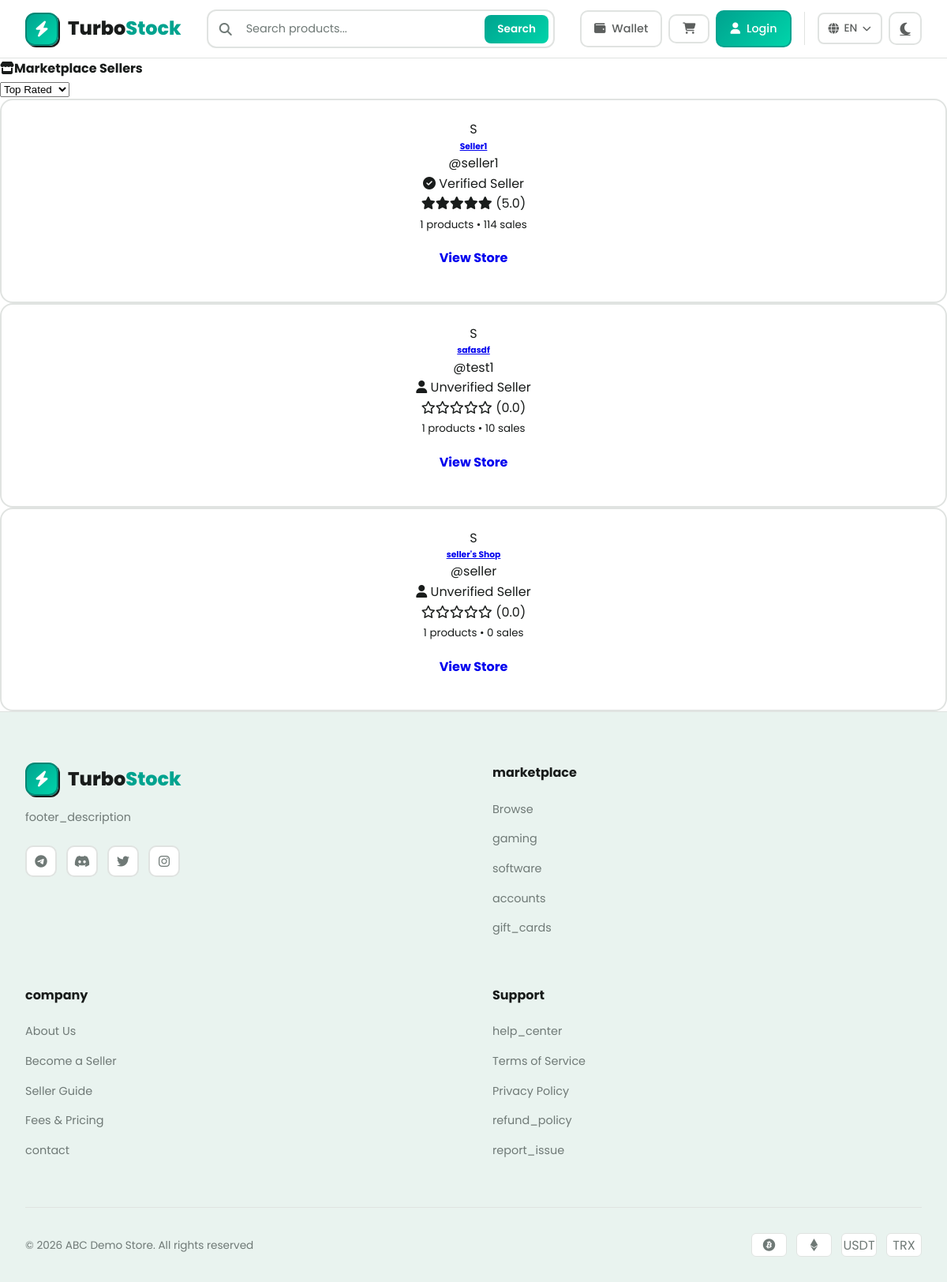
/sellers.php, run on the app's committed database.
### tables this page shows
CREATE TABLE `sellers` (
  `id` int(10) UNSIGNED NOT NULL,
  `user_id` int(10) UNSIGNED NOT NULL,
  `shop_name` varchar(100) NOT NULL,
  `shop_slug` varchar(100) NOT NULL,
  `shop_description` text DEFAULT NULL,
  `shop_logo` varchar(255) DEFAULT NULL,
  `shop_banner` varchar(255) DEFAULT NULL,
  `verification_status` enum('unverified','pending','verified') NOT NULL DEFAULT 'unverified',
  `verified_at` timestamp NULL DEFAULT NULL,
  `total_sales` int(10) UNSIGNED DEFAULT 0,
  `total_earnings` decimal(18,6) DEFAULT 0.000000,
  `rating_average` decimal(3,2) DEFAULT 0.00,
  `rating_count` int(10) UNSIGNED DEFAULT 0,
  `created_at` timestamp NOT NULL DEFAULT current_timestamp(),
  `updated_at` timestamp NOT NULL DEFAULT current_timestamp() ON UPDATE current_timestamp()
);

CREATE TABLE `users` (
  `id` int(10) UNSIGNED NOT NULL,
  `username` varchar(50) NOT NULL,
  `email` varchar(100) NOT NULL,
  `password` varchar(255) NOT NULL,
  `role` enum('admin','seller','buyer') NOT NULL DEFAULT 'buyer',
  `status` enum('active','suspended','banned') NOT NULL DEFAULT 'active',
  `avatar` varchar(255) DEFAULT NULL,
  `created_at` timestamp NOT NULL DEFAULT current_timestamp(),
  `updated_at` timestamp NOT NULL DEFAULT current_timestamp() ON UPDATE current_timestamp(),
  `last_login` timestamp NULL DEFAULT NULL
);

### config/database.php (called while the page is built, shortened)
<?php
class Database {
    private static $instance = null;
    private $connection;
    private function __construct() {
        try {
            $dsn = "mysql:host=" . DB_HOST . ";dbname=" . DB_NAME . ";charset=" . DB_CHARSET;
            $options = [
                PDO::ATTR_ERRMODE => PDO::ERRMODE_EXCEPTION,
                PDO::ATTR_DEFAULT_FETCH_MODE => PDO::FETCH_ASSOC,
                PDO::ATTR_EMULATE_PREPARES => false,
                PDO::MYSQL_ATTR_INIT_COMMAND => "SET NAMES " . DB_CHARSET
            ];
            $this->connection = new PDO($dsn, DB_USER, DB_PASS, $options);
        } catch (PDOException $e) {
            error_log("Database Connection Error: " . $e->getMessage());
            die("Database connection failed. Please try again later.");
        }
    }
    public static function getInstance() {
        if (self::$instance === null) {
            self::$instance = new self();
        }
        return self::$instance;
    }
    public function query($sql, $params = []) {
        try {
            $stmt = $this->connection->prepare($sql);
            $stmt->execute($params);
            return $stmt;
        } catch (PDOException $e) {
            error_log("Query Error: " . $e->getMessage() . " | SQL: " . $sql);
            throw $e;
        }
    }
    public function fetch($sql, $params = []) {
        return $this->query($sql, $params)->fetch();
    }
    public function fetchAll($sql, $params = []) {
        return $this->query($sql, $params)->fetchAll();
    }
    public function count($table, $where = '1=1', $params = []) {
        $sql = "SELECT COUNT(*) as count FROM {$table} WHERE {$where}";
        $result = $this->fetch($sql, $params);
        return (int) $result['count'];
    }
}
function db() {
    return Database::getInstance();
}

### sellers.php (the view, shortened to what this page needs)
<?php
$page = max(1, (int) ($_GET['page'] ?? 1));
$sort = clean($_GET['sort'] ?? 'rating');
$orderBy = match($sort) {
    'sales' => 's.total_sales DESC',
    'newest' => 's.created_at DESC',
    default => 's.rating_average DESC, s.total_sales DESC'
};
$totalSellers = db()->count('sellers');
$pagination = paginate($totalSellers, $page, 12);
$sellers = db()->fetchAll("
    SELECT s.*, u.username,
           (SELECT COUNT(*) FROM products WHERE seller_id = s.id AND status = 'active') as product_count
    FROM sellers s
    JOIN users u ON s.user_id = u.id
    ORDER BY s.verification_status = 'verified' DESC, {$orderBy}
    LIMIT {$pagination['per_page']} OFFSET {$pagination['offset']}
");
require_once INCLUDES_PATH . '/header.php';
?>
<div class="container py-4">
    <div class="d-flex justify-content-between align-items-center mb-4">
        <h4 class="fw-bold mb-0"><i class="fas fa-store me-2"></i>Marketplace Sellers</h4>
        <select class="form-select" style="width: auto;" onchange="window.location.href='<?= BASE_URL ?>/sellers.php?sort='+this.value">
            <option value="rating" <?= $sort === 'rating' ? 'selected' : '' ?>>Top Rated</option>
        </select>
    </div>
    <?php if (empty($sellers)): ?>
        <div class="card">
            <div class="card-body empty-state">
                <i class="fas fa-store"></i>
                <h5>No sellers yet</h5>
                <p class="text-muted">Be the first to start selling!</p>
                <a href="<?= BASE_URL ?>/become-seller.php" class="btn btn-primary">Become a Seller</a>
            </div>
        </div>
    <?php else: ?>
        <div class="row g-4">
            <?php foreach ($sellers as $seller): ?>
                <div class="col-6 col-md-4 col-lg-3">
                    <div class="card seller-card h-100">
                        <?php if ($seller['shop_logo']): ?>
                            <img src="<?= UPLOADS_URL ?>/<?= $seller['shop_logo'] ?>" class="seller-avatar mx-auto" alt="<?= sanitize($seller['shop_name']) ?>">
                        <?php else: ?>
                            <div class="seller-avatar-placeholder">
                                <?= strtoupper(substr($seller['shop_name'], 0, 1)) ?>
                            </div>
                        <?php endif; ?>
                        <h6 class="fw-bold mb-1">
                            <a href="<?= storeUrl($seller['id']) ?>" class="text-dark text-decoration-none">
                                <?= sanitize($seller['shop_name']) ?>
                            </a>
                        </h6>
                        <p class="text-muted small mb-2">@<?= sanitize($seller['username']) ?></p>
                        <?= getVerificationBadge($seller['verification_status']) ?>
                        <div class="mt-2">
                            <?= renderStars($seller['rating_average']) ?>
                        </div>
                        <div class="mt-2">
                            <small class="text-muted">
                                <?= $seller['product_count'] ?> products • <?= $seller['total_sales'] ?> sales
                            </small>
                        </div>
                        <a href="<?= storeUrl($seller['id']) ?>" class="btn btn-outline-primary btn-sm mt-3">
                            View Store
                        </a>
                    </div>
                </div>
            <?php endforeach; ?>
        </div>
    <?php endif; ?>
</div>
<?php require_once INCLUDES_PATH . '/footer.php'; ?>

### includes/functions.php (shortened to what this page needs)
<?php
function storeUrl($id) {
    return BASE_URL . '/store/' . $id;
}
function sanitize($input) {
    return htmlspecialchars(trim($input), ENT_QUOTES, 'UTF-8');
}
function clean($input) {
    return trim($input);
}
function paginate($totalItems, $currentPage, $perPage = ITEMS_PER_PAGE) {
    $totalPages = ceil($totalItems / $perPage);
    $currentPage = max(1, min($currentPage, $totalPages));
    $offset = ($currentPage - 1) * $perPage;
    return [
        'total_items' => $totalItems,
        'total_pages' => $totalPages,
        'current_page' => $currentPage,
        'per_page' => $perPage,
        'offset' => $offset,
        'has_prev' => $currentPage > 1,
        'has_next' => $currentPage < $totalPages
    ];
}
function renderStars($rating, $showNumber = true) {
    $rating = (float) $rating;
    $fullStars = floor($rating);
    $halfStar = ($rating - $fullStars) >= 0.5;
    $emptyStars = 5 - $fullStars - ($halfStar ? 1 : 0);
    $html = '<span class="star-rating">';
    for ($i = 0; $i < $fullStars; $i++) {
        $html .= '<i class="fas fa-star text-warning"></i>';
    }
    for ($i = 0; $i < $emptyStars; $i++) {
        $html .= '<i class="far fa-star text-warning"></i>';
    }
    if ($showNumber) {
        $html .= ' <span class="rating-number">(' . number_format($rating, 1) . ')</span>';
    }
    $html .= '</span>';
    return $html;
}
function getVerificationBadge($status) {
    return match($status) {
        'verified' => '<span class="badge bg-success"><i class="fas fa-check-circle"></i> Verified Seller</span>',
        'pending' => '<span class="badge bg-warning text-dark"><i class="fas fa-clock"></i> Verification Pending</span>',
        default => '<span class="badge bg-secondary"><i class="fas fa-user"></i> Unverified Seller</span>'
    };
}

### data on the page
sellers: shop_name "S", shop_name "Seller1", user.username "seller1", verification_status "Verified Seller", rating_average "5.0", product_count "1", total_sales "114"
sellers: shop_name "S", shop_name "safasdf", user.username "test1", verification_status "Unverified Seller", rating_average "0.0", product_count "1", total_sales "10"
sellers: shop_name "S", shop_name "seller's Shop", user.username "seller", verification_status "Unverified Seller", rating_average "0.0", product_count "1", total_sales "0"

### other printed values
__('search') "Search"
__('wallet') "Wallet"
__('login') "Login"
lang()->getCurrentLanguage() "EN"
__('footer_description') "footer_description"
__('marketplace') "marketplace"
__('browse') "Browse"
__('gaming') "gaming"
__('software') "software"
__('accounts') "accounts"
__('gift_cards') "gift_cards"
__('company') "company"
__('about_us') "About Us"
__('become_seller') "Become a Seller"
__('seller_guide') "Seller Guide"
